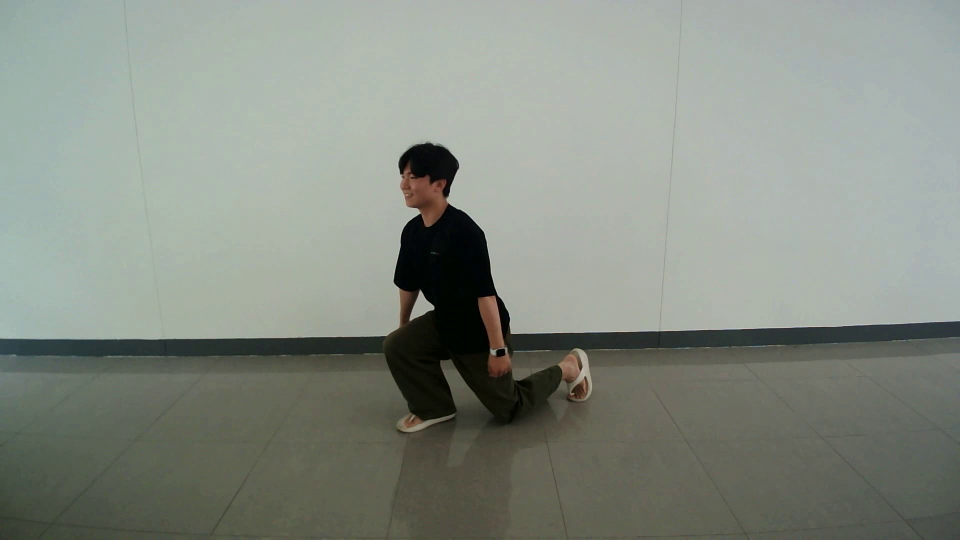
#> input picture frame 3 of CustomTrain/DataSet_collection/06-202207121438-3-20-0.avi, 1920 x 1080 px, given in place of the camera (shown at 1/2 size)
$ python collectReverse.py
#> lines starting #> are read from the running program, lines starting #| are printed output that depends on the picture; pictures that were not available may be replaced by others from this repository, and a replacement may not be noted
from sqlite3 import DatabaseError
from datetime import datetime
import cv2
import numpy as np
import os
from matplotlib import pyplot as plt
import time
import uuid

# Path for exported data, numpy arrays
DATA_PATH = os.path.join('Data')

# Actions that we try to detect
actions = np.array(['squat','pushup','lunge'])

# Thirty videos worth of data
no_sequences = 5

# Videos are going to be 30 frames in length
sequence_length = 30

cap = cv2.VideoCapture(0)
# Set mediapipe model

def ProcessingReverse(videopath,action,action_num,sequence,flip):
  cap = cv2.VideoCapture(videopath)

  fourcc = cv2.VideoWriter_fourcc(*'DIVX')
  width = round(cap.get(cv2.CAP_PROP_FRAME_WIDTH))
  height = round(cap.get(cv2.CAP_PROP_FRAME_HEIGHT))
  fps = cap.get(cv2.CAP_PROP_FPS)
  fps = int(fps)

  reverse_videopath = os.path.join(DATA_PATH,action+'-up','{}-{}-{}-{}-{}.avi'.format(str('0'+str(action_num+1)),datetime.today().strftime('%Y%m%d%H%M'),str(sequence),str(fps),str(flip)))
  out = cv2.VideoWriter(reverse_videopath, fourcc, fps, (width,height))

  count = 0
  ret = True
  frame_list = []

  while(ret == True):
    ret, vid = cap.read()
    if (ret == False):
      break
    frame_list.append(vid)
    count += 1

  # print('count :' ,count)

  frame_list.reverse()

  # 역재생
  for frame in frame_list:
    out.write(frame)
    if cv2.waitKey(10) and 0xFF == ord("q"):
        break

  cap.release()
  out.release()
  cv2.destroyAllWindows()

  if (flip == 0):
    print('save the original reverse video to {}'.format(videopath))
  else:
    print('save the flipped reverse video to {}'.format(videopath))

# NEW LOOP
# Loop through actions
action_num = 1
for action in actions:
    # Loop through sequences aka videos
    for sequence in range(no_sequences):
        # Loop through video length aka sequence length
        fourcc = cv2.VideoWriter_fourcc(*'DIVX')

        # Read feed
        width = round(cap.get(cv2.CAP_PROP_FRAME_WIDTH))
        height = round(cap.get(cv2.CAP_PROP_FRAME_HEIGHT))
        fps = cap.get(cv2.CAP_PROP_FPS)
        fps = int(fps)
        # videoname = str('0'+str(action_num)+'-'+str(datetime.today().strftime('%Y%m%d%H%M'))+'-'+str(sequence)+'-'+str(fps)+'-'+str(0))
        # videoname_flip = str('0'+str(action_num)+'-'+str(datetime.today().strftime('%Y%m%d%H%M'))+'-'+str(sequence)+'-'+str(fps)+'-'+str(1))
        #                                       운동번호 일련번호 번호 프레임 flip(true or false)
        videopath = os.path.join(DATA_PATH,action+'-down','{}-{}-{}-{}-{}.avi'.format(str('0'+str(action_num)),datetime.today().strftime('%Y%m%d%H%M'),str(sequence),str(fps),str(0)))
        videopath_flip = os.path.join(DATA_PATH,action+'-down','{}-{}-{}-{}-{}.avi'.format(str('0'+str(action_num)),datetime.today().strftime('%Y%m%d%H%M'),str(sequence),str(fps),str(1)))

        out = cv2.VideoWriter(videopath, fourcc, fps, (width,height))
        out_flip = cv2.VideoWriter(videopath_flip, fourcc, fps, (width,height))

        print('Collecting frames for {} Video Number {}'.format(action, sequence))
        for frame_num in range(sequence_length):
            ret, frame = cap.read()
            show_frame = frame.copy()

            print('Collecting frames for {} Video Number {}'.format(action, sequence))
            cv2.putText(show_frame,'Collecting frames for {} Video Number {}'.format(action, sequence), (50,50), cv2.FONT_HERSHEY_PLAIN, 2, (0,0,255), 2)
            cv2.imshow('Realtime view',show_frame)

            frame_flip = cv2.flip(frame, 1)
            # NEW Apply wait logic
            if frame_num == 0:
                print('STARTING COLLECTION for {} wait...'.format(action))
                # cv2.imshow('Data collection', frame)
                cv2.waitKey(5000)
                # Show to screen

                out.write(frame) # 영상데이터만 저장 (소리 X)
                out_flip.write(frame_flip)

            else:
                # Show to screen
                # cv2.imshow('Data collection', frame)
                out.write(frame) # 영상데이터만 저장 (소리 X)
                out_flip.write(frame_flip)

            # Break gracefully
            if cv2.waitKey(10) & 0xFF == ord('q'):
                break
#> this loop made 1 pass; (key q is pressed on pass 1)
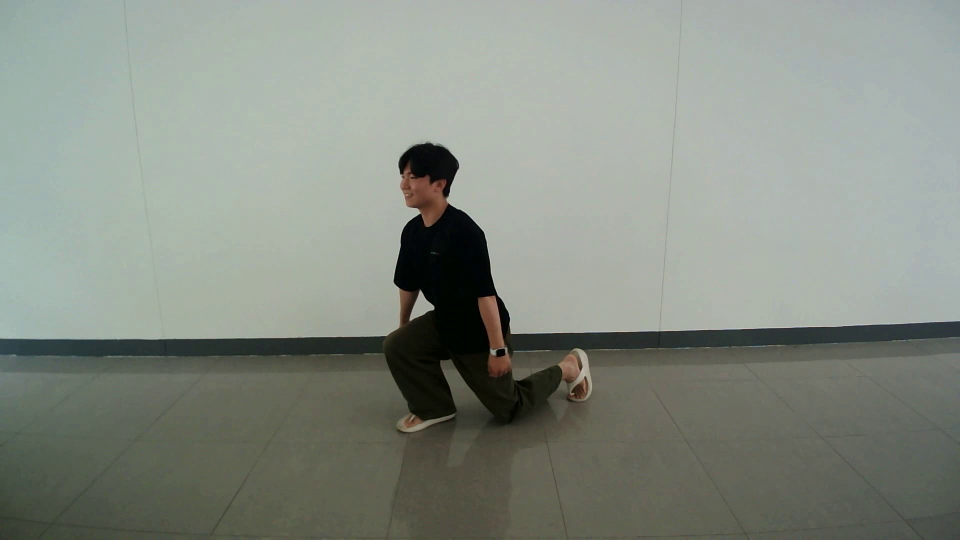
#> input picture frame 3 of CustomTrain/DataSet_collection/06-202207121438-3-20-0.avi, 1920 x 1080 px, given in place of the camera (shown at 1/2 size)
#> pass 1, `cv2.imshow('Realtime view',show_frame)`:
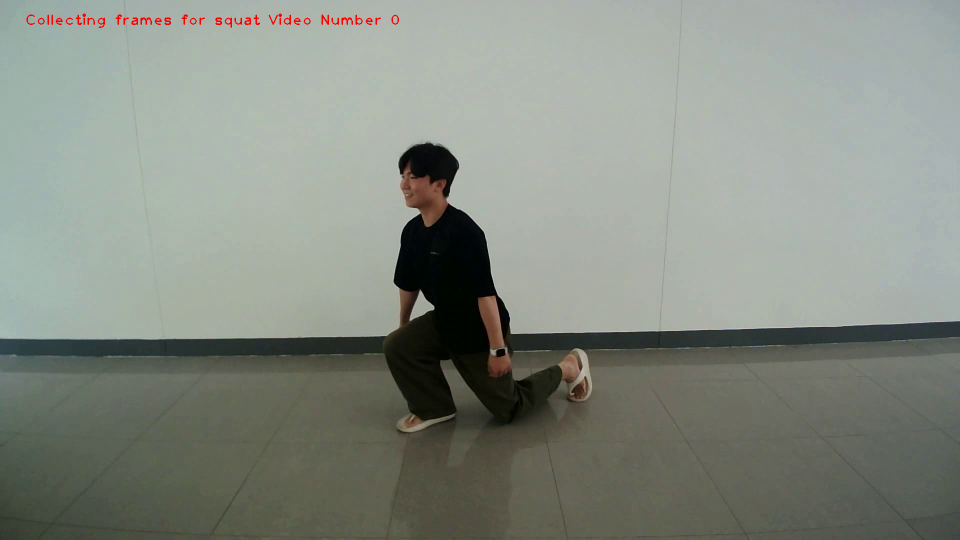
#> window 'Realtime view': shape (1080, 1920, 3) (shown at 1/2 size); mean B, G, R 131.2, 140.5, 134.5
#> pass 1, `frame_flip = cv2.flip(frame, 1)`:
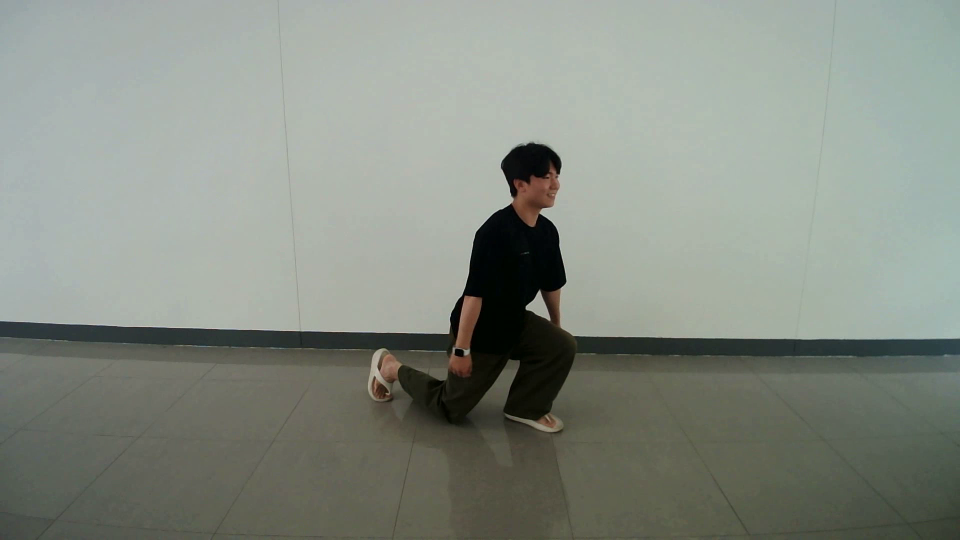
#> frame_flip: shape (1080, 1920, 3) (shown at 1/2 size); mean B, G, R 131.5, 140.8, 134.4
#> frame is the input picture: shape (1080, 1920, 3); mean B, G, R 131.5, 140.8, 134.4

        print('save to ', videopath)
        print('save to ', videopath_flip)

        ProcessingReverse(videopath,action,action_num,sequence,0)
#> in ProcessingReverse, `fourcc = cv2.VideoWriter_fourcc(*'DIVX')`: fourcc = 1482049860
#> in ProcessingReverse, `width = round(cap.get(cv2.CAP_PROP_FRAME_WIDTH))`: width = 1920
#> in ProcessingReverse, `height = round(cap.get(cv2.CAP_PROP_FRAME_HEIGHT))`: height = 1080
#> in ProcessingReverse, `fps = cap.get(cv2.CAP_PROP_FPS)`: fps = 20
        ProcessingReverse(videopath_flip,action,action_num,sequence,1)

        print('######## DONE ########')

        cv2.waitKey(1000)
    action_num += 2

out.release()
out_flip.release()
cap.release()
cv2.destroyAllWindows()

$ run again, starting later in the video
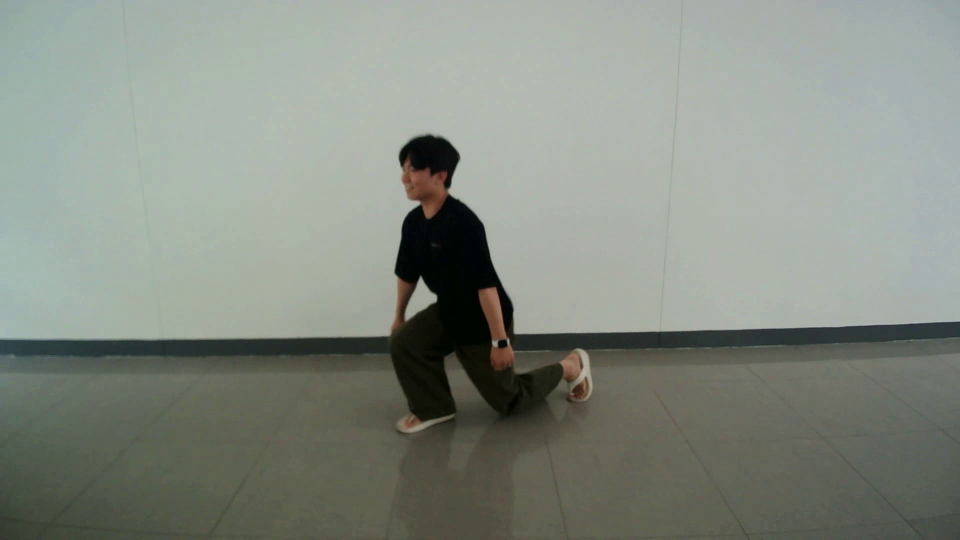
#> input picture frame 13 of CustomTrain/DataSet_collection/06-202207121438-3-20-0.avi, 1920 x 1080 px, given in place of the camera (shown at 1/2 size)
#> the loop `for frame_num in range(sequence_length):` made 1 pass; (key q is pressed on pass 1)
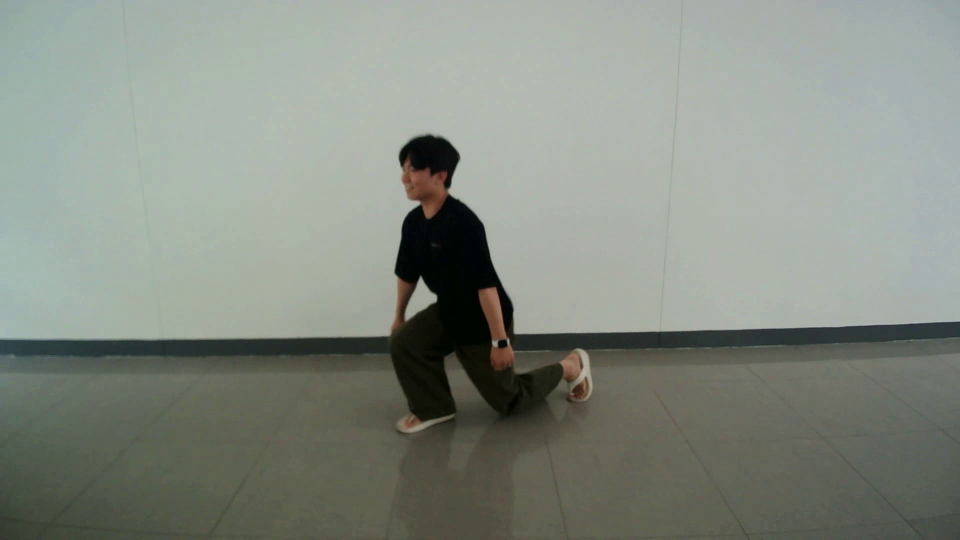
#> input picture frame 13 of CustomTrain/DataSet_collection/06-202207121438-3-20-0.avi, 1920 x 1080 px, given in place of the camera (shown at 1/2 size)
#> pass 1, `cv2.imshow('Realtime view',show_frame)`:
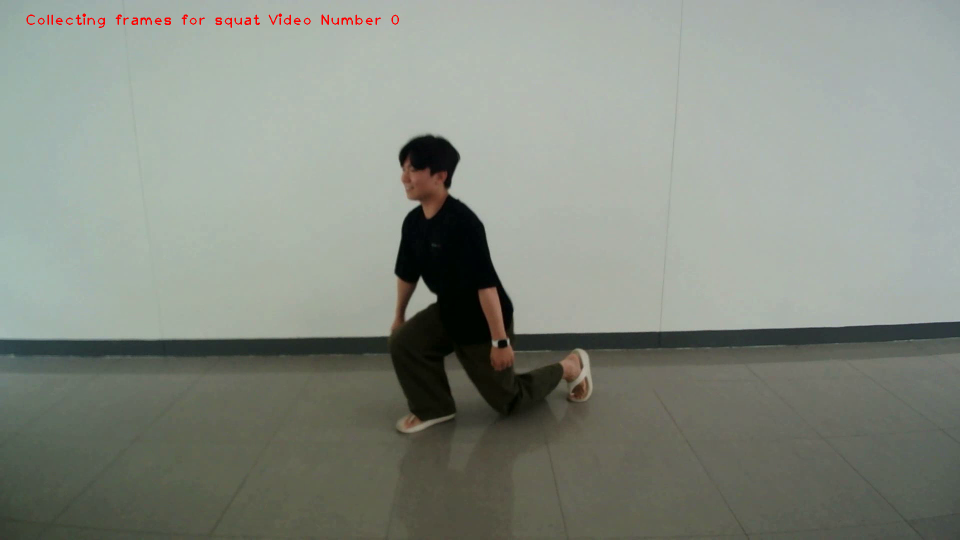
#> window 'Realtime view': shape (1080, 1920, 3) (shown at 1/2 size); mean B, G, R 130.4, 139.7, 133.9
#> pass 1, `frame_flip = cv2.flip(frame, 1)`:
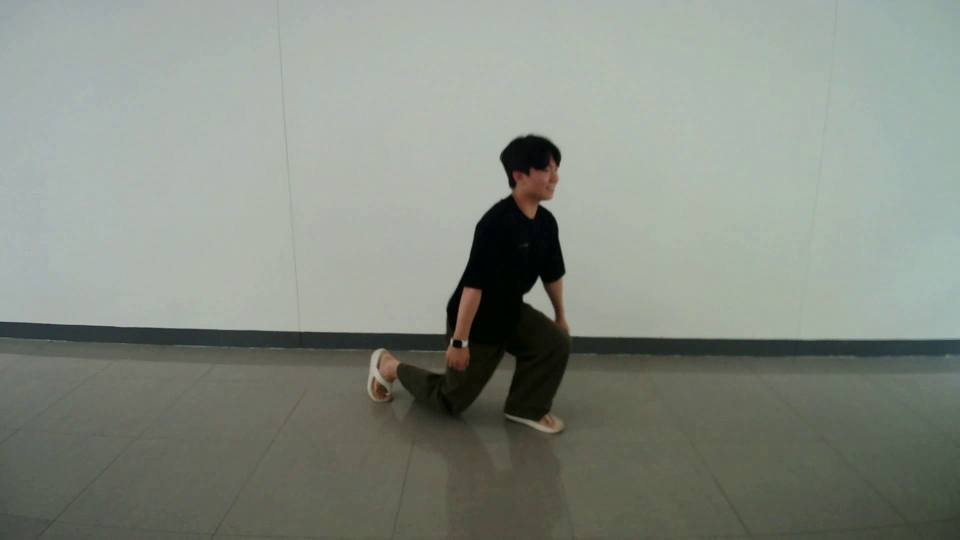
#> frame_flip: shape (1080, 1920, 3) (shown at 1/2 size); mean B, G, R 130.7, 140.1, 133.7
#> frame is the input picture: shape (1080, 1920, 3); mean B, G, R 130.7, 140.1, 133.7
#> fourcc = 1482049860
#> width = 1920
#> height = 1080
#> fps = 20
